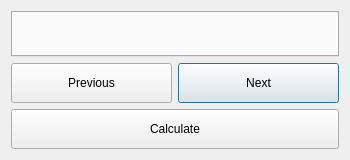
<?xml version="1.0" encoding="UTF-8"?>
<ui version="4.0">
 <class>DlgCalculateCQI</class>
 <widget class="QDialog" name="DlgCalculateCQI">
  <property name="geometry">
   <rect>
    <x>0</x>
    <y>0</y>
    <width>350</width>
    <height>160</height>
   </rect>
  </property>
  <property name="sizePolicy">
   <sizepolicy hsizetype="Fixed" vsizetype="Fixed">
    <horstretch>0</horstretch>
    <verstretch>0</verstretch>
   </sizepolicy>
  </property>
  <property name="windowTitle">
   <string>Calculate Climate Quality Index</string>
  </property>
  <layout class="QVBoxLayout" name="verticalLayout">
   <item>
    <widget class="QTabWidget" name="TabBox">
     <property name="sizePolicy">
      <sizepolicy hsizetype="Preferred" vsizetype="Expanding">
       <horstretch>0</horstretch>
       <verstretch>0</verstretch>
      </sizepolicy>
     </property>
     <property name="tabShape">
      <enum>QTabWidget::Rounded</enum>
     </property>
     <property name="currentIndex">
      <number>-1</number>
     </property>
    </widget>
   </item>
   <item>
    <layout class="QGridLayout" name="gridLayout_3">
     <item row="0" column="1">
      <widget class="QPushButton" name="button_next">
       <property name="sizePolicy">
        <sizepolicy hsizetype="Minimum" vsizetype="Minimum">
         <horstretch>0</horstretch>
         <verstretch>0</verstretch>
        </sizepolicy>
       </property>
       <property name="minimumSize">
        <size>
         <width>0</width>
         <height>40</height>
        </size>
       </property>
       <property name="text">
        <string>Next</string>
       </property>
      </widget>
     </item>
     <item row="1" column="0" colspan="2">
      <widget class="QPushButton" name="button_calculate">
       <property name="sizePolicy">
        <sizepolicy hsizetype="Minimum" vsizetype="Minimum">
         <horstretch>0</horstretch>
         <verstretch>0</verstretch>
        </sizepolicy>
       </property>
       <property name="minimumSize">
        <size>
         <width>0</width>
         <height>40</height>
        </size>
       </property>
       <property name="text">
        <string>Calculate</string>
       </property>
      </widget>
     </item>
     <item row="0" column="0">
      <widget class="QPushButton" name="button_prev">
       <property name="sizePolicy">
        <sizepolicy hsizetype="Minimum" vsizetype="Minimum">
         <horstretch>0</horstretch>
         <verstretch>0</verstretch>
        </sizepolicy>
       </property>
       <property name="minimumSize">
        <size>
         <width>0</width>
         <height>40</height>
        </size>
       </property>
       <property name="text">
        <string>Previous</string>
       </property>
      </widget>
     </item>
    </layout>
   </item>
  </layout>
 </widget>
 <tabstops>
  <tabstop>TabBox</tabstop>
  <tabstop>button_prev</tabstop>
  <tabstop>button_next</tabstop>
  <tabstop>button_calculate</tabstop>
 </tabstops>
 <resources/>
 <connections/>
</ui>
